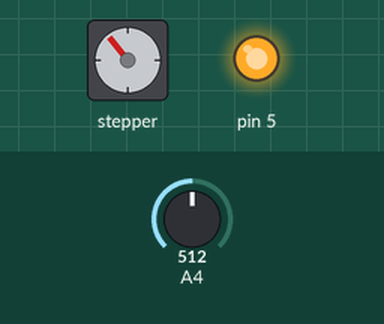
A sketch run on a simulated Arduino Uno, built with avr-gcc and run on an emulated ATmega328P. On the bench: stepper motor, output pins drawn as LEDs (lit = HIGH). Inputs (shaded band) come from the test bench; at power-on: A4 = 512. Stepper angles assume 200 steps per turn; pins used as bus, display or sensor lines are not drawn; what the sketch prints to the serial monitor is not drawn.

Above: at 1.2 s.
1.3 s: A4 set to 0
At 1.65 s:
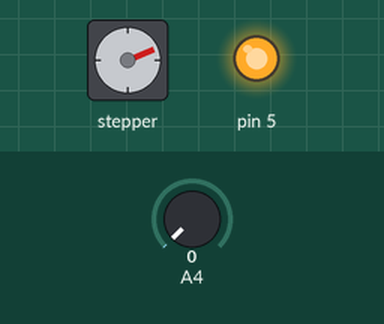
4.3 s: A4 set to 122
At 4.65 s:
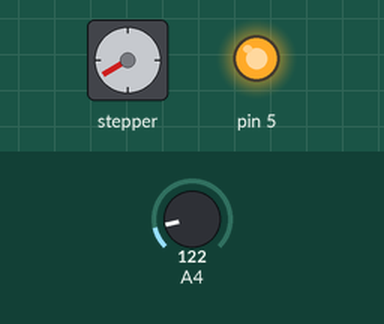
7.3 s: A4 set to 1023
At 7.96 s:
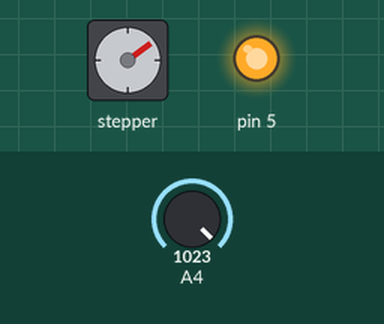
10.3 s: A4 set to 900
Timing chart, 0 to 14.3 s (numbered marks = the images above; inputs shaded):
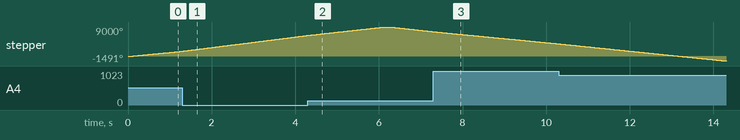

The sketch:

Sti_curious.ino
```cpp
// (licence header left out)
#include <AccelStepper.h>
// The X Stepper pins
#define STEPPER1_DIR_PIN 10
#define STEPPER1_STEP_PIN 11
// The Y stepper pins
#define STEPPER2_DIR_PIN 7
#define STEPPER2_STEP_PIN 6
// Define some steppers and the pins the will use
AccelStepper stepper1(AccelStepper::DRIVER, STEPPER1_STEP_PIN, STEPPER1_DIR_PIN);
AccelStepper stepper2(AccelStepper::DRIVER, STEPPER2_STEP_PIN, STEPPER2_DIR_PIN);
int val=0;
int x=0;
int minimo=1023;
int massimo=0;
void setup()
{
Serial.begin(115200);
pinMode(5,OUTPUT);
pinMode(6,OUTPUT);
pinMode(7,OUTPUT);
digitalWrite(5,HIGH);
digitalWrite(6,HIGH);
digitalWrite(7,HIGH);
stepper1.setMaxSpeed(1000000.0);
stepper1.setAcceleration(10000.0);
stepper1.moveTo(5000);
}
void loop()
{
// Change direction at the limits
if (stepper1.distanceToGo() == 0)
stepper1.moveTo(-stepper1.currentPosition());
stepper1.run();
val = analogRead(A4);
if (val<minimo) {
  minimo=val;
}
if (val>massimo) {
  massimo=val;
}
Serial.print(minimo);
Serial.print(" - ");
Serial.print(val);
Serial.print(" - ");
Serial.println(massimo);
}
```
